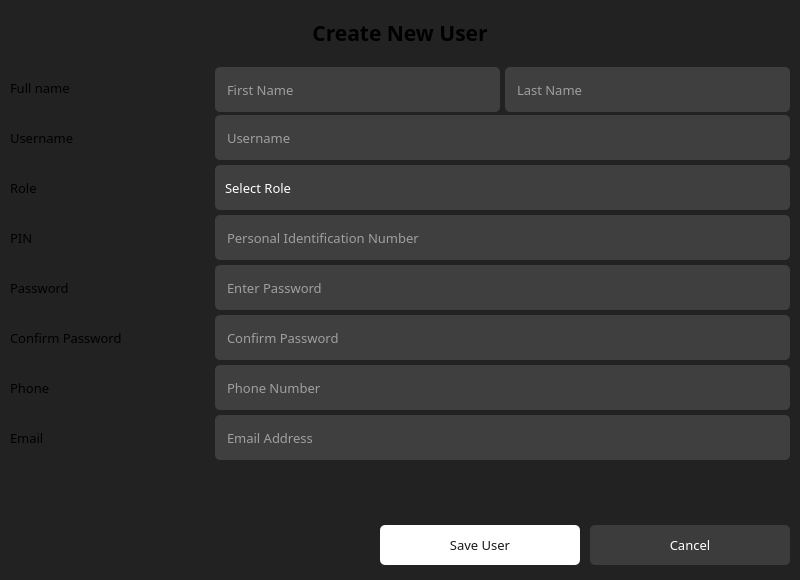
<?xml version="1.0" encoding="UTF-8"?>
<ui version="4.0">
 <class>NewUserDialog</class>
 <widget class="QDialog" name="NewUserDialog">
  <property name="windowModality">
   <enum>Qt::WindowModality::ApplicationModal</enum>
  </property>
  <property name="geometry">
   <rect>
    <x>0</x>
    <y>0</y>
    <width>800</width>
    <height>580</height>
   </rect>
  </property>
  <property name="minimumSize">
   <size>
    <width>800</width>
    <height>580</height>
   </size>
  </property>
  <property name="maximumSize">
   <size>
    <width>800</width>
    <height>580</height>
   </size>
  </property>
  <property name="windowTitle">
   <string>New User Form</string>
  </property>
  <property name="styleSheet">
   <string notr="true">#NewUserDialog {
	background-color: #222;
}
QWidget {
}
QPushButton {
	border: None;
	border-radius: 5px;
	background-color: #fff;
	color: #1a1a1a;
}</string>
  </property>
  <layout class="QVBoxLayout" name="verticalLayout">
   <property name="spacing">
    <number>10</number>
   </property>
   <property name="leftMargin">
    <number>10</number>
   </property>
   <property name="topMargin">
    <number>10</number>
   </property>
   <property name="rightMargin">
    <number>10</number>
   </property>
   <property name="bottomMargin">
    <number>10</number>
   </property>
   <item>
    <widget class="QLabel" name="lb_page_title">
     <property name="minimumSize">
      <size>
       <width>0</width>
       <height>45</height>
      </size>
     </property>
     <property name="maximumSize">
      <size>
       <width>16777215</width>
       <height>45</height>
      </size>
     </property>
     <property name="font">
      <font>
       <family>Lexend</family>
       <pointsize>16</pointsize>
       <bold>true</bold>
      </font>
     </property>
     <property name="text">
      <string>Create New User</string>
     </property>
     <property name="alignment">
      <set>Qt::AlignmentFlag::AlignCenter</set>
     </property>
    </widget>
   </item>
   <item>
    <widget class="QWidget" name="container" native="true">
     <layout class="QHBoxLayout" name="horizontalLayout">
      <property name="spacing">
       <number>5</number>
      </property>
      <property name="leftMargin">
       <number>0</number>
      </property>
      <property name="topMargin">
       <number>0</number>
      </property>
      <property name="rightMargin">
       <number>0</number>
      </property>
      <property name="bottomMargin">
       <number>0</number>
      </property>
      <item>
       <widget class="QWidget" name="wd_form_labels" native="true">
        <property name="minimumSize">
         <size>
          <width>200</width>
          <height>0</height>
         </size>
        </property>
        <property name="maximumSize">
         <size>
          <width>200</width>
          <height>16777215</height>
         </size>
        </property>
        <layout class="QVBoxLayout" name="verticalLayout_3">
         <property name="spacing">
          <number>5</number>
         </property>
         <property name="leftMargin">
          <number>0</number>
         </property>
         <property name="topMargin">
          <number>0</number>
         </property>
         <property name="rightMargin">
          <number>0</number>
         </property>
         <property name="bottomMargin">
          <number>0</number>
         </property>
         <item>
          <widget class="QLabel" name="lb_fullname">
           <property name="minimumSize">
            <size>
             <width>0</width>
             <height>45</height>
            </size>
           </property>
           <property name="maximumSize">
            <size>
             <width>16777215</width>
             <height>45</height>
            </size>
           </property>
           <property name="font">
            <font>
             <family>Lexend</family>
             <pointsize>10</pointsize>
            </font>
           </property>
           <property name="text">
            <string>Full name</string>
           </property>
          </widget>
         </item>
         <item>
          <widget class="QLabel" name="lb_username">
           <property name="minimumSize">
            <size>
             <width>0</width>
             <height>45</height>
            </size>
           </property>
           <property name="maximumSize">
            <size>
             <width>16777215</width>
             <height>45</height>
            </size>
           </property>
           <property name="font">
            <font>
             <family>Lexend</family>
             <pointsize>10</pointsize>
            </font>
           </property>
           <property name="text">
            <string>Username</string>
           </property>
          </widget>
         </item>
         <item>
          <widget class="QLabel" name="lb_role">
           <property name="minimumSize">
            <size>
             <width>0</width>
             <height>45</height>
            </size>
           </property>
           <property name="maximumSize">
            <size>
             <width>16777215</width>
             <height>45</height>
            </size>
           </property>
           <property name="font">
            <font>
             <family>Lexend</family>
             <pointsize>10</pointsize>
            </font>
           </property>
           <property name="text">
            <string>Role</string>
           </property>
          </widget>
         </item>
         <item>
          <widget class="QLabel" name="lb_pin">
           <property name="minimumSize">
            <size>
             <width>0</width>
             <height>45</height>
            </size>
           </property>
           <property name="maximumSize">
            <size>
             <width>16777215</width>
             <height>45</height>
            </size>
           </property>
           <property name="font">
            <font>
             <family>Lexend</family>
             <pointsize>10</pointsize>
            </font>
           </property>
           <property name="text">
            <string>PIN</string>
           </property>
          </widget>
         </item>
         <item>
          <widget class="QLabel" name="lb_password">
           <property name="minimumSize">
            <size>
             <width>0</width>
             <height>45</height>
            </size>
           </property>
           <property name="maximumSize">
            <size>
             <width>16777215</width>
             <height>45</height>
            </size>
           </property>
           <property name="font">
            <font>
             <family>Lexend</family>
             <pointsize>10</pointsize>
            </font>
           </property>
           <property name="text">
            <string>Password</string>
           </property>
          </widget>
         </item>
         <item>
          <widget class="QLabel" name="lb_password2">
           <property name="minimumSize">
            <size>
             <width>0</width>
             <height>45</height>
            </size>
           </property>
           <property name="maximumSize">
            <size>
             <width>16777215</width>
             <height>45</height>
            </size>
           </property>
           <property name="font">
            <font>
             <family>Lexend</family>
             <pointsize>10</pointsize>
            </font>
           </property>
           <property name="text">
            <string>Confirm Password</string>
           </property>
          </widget>
         </item>
         <item>
          <widget class="QLabel" name="lb_phone">
           <property name="minimumSize">
            <size>
             <width>0</width>
             <height>45</height>
            </size>
           </property>
           <property name="maximumSize">
            <size>
             <width>16777215</width>
             <height>45</height>
            </size>
           </property>
           <property name="font">
            <font>
             <family>Lexend</family>
             <pointsize>10</pointsize>
            </font>
           </property>
           <property name="text">
            <string>Phone</string>
           </property>
          </widget>
         </item>
         <item>
          <widget class="QLabel" name="lb_email">
           <property name="minimumSize">
            <size>
             <width>0</width>
             <height>45</height>
            </size>
           </property>
           <property name="maximumSize">
            <size>
             <width>16777215</width>
             <height>45</height>
            </size>
           </property>
           <property name="font">
            <font>
             <family>Lexend</family>
             <pointsize>10</pointsize>
            </font>
           </property>
           <property name="text">
            <string>Email</string>
           </property>
          </widget>
         </item>
         <item>
          <spacer name="verticalSpacer">
           <property name="orientation">
            <enum>Qt::Orientation::Vertical</enum>
           </property>
           <property name="sizeHint" stdset="0">
            <size>
             <width>20</width>
             <height>40</height>
            </size>
           </property>
          </spacer>
         </item>
        </layout>
       </widget>
      </item>
      <item>
       <widget class="QWidget" name="wd_form_edit" native="true">
        <property name="styleSheet">
         <string notr="true">#wd_form_edit QLineEdit, QComboBox {
	background-color: #3f3f3f;
	color: #fff;
	border: None;
	border-radius: 5px;
	padding-left: 10px;
}</string>
        </property>
        <layout class="QVBoxLayout" name="verticalLayout_2">
         <property name="spacing">
          <number>5</number>
         </property>
         <property name="leftMargin">
          <number>0</number>
         </property>
         <property name="topMargin">
          <number>0</number>
         </property>
         <property name="rightMargin">
          <number>0</number>
         </property>
         <property name="bottomMargin">
          <number>0</number>
         </property>
         <item>
          <widget class="QWidget" name="wd_fullname" native="true">
           <property name="minimumSize">
            <size>
             <width>0</width>
             <height>45</height>
            </size>
           </property>
           <property name="maximumSize">
            <size>
             <width>16777215</width>
             <height>40</height>
            </size>
           </property>
           <property name="styleSheet">
            <string notr="true"/>
           </property>
           <layout class="QHBoxLayout" name="horizontalLayout_3">
            <property name="spacing">
             <number>5</number>
            </property>
            <property name="leftMargin">
             <number>0</number>
            </property>
            <property name="topMargin">
             <number>0</number>
            </property>
            <property name="rightMargin">
             <number>0</number>
            </property>
            <property name="bottomMargin">
             <number>0</number>
            </property>
            <item>
             <widget class="QLineEdit" name="le_first_name">
              <property name="minimumSize">
               <size>
                <width>0</width>
                <height>45</height>
               </size>
              </property>
              <property name="maximumSize">
               <size>
                <width>16777215</width>
                <height>45</height>
               </size>
              </property>
              <property name="font">
               <font>
                <family>Lexend</family>
                <pointsize>10</pointsize>
               </font>
              </property>
              <property name="placeholderText">
               <string>First Name</string>
              </property>
             </widget>
            </item>
            <item>
             <widget class="QLineEdit" name="le_last_name">
              <property name="minimumSize">
               <size>
                <width>0</width>
                <height>45</height>
               </size>
              </property>
              <property name="maximumSize">
               <size>
                <width>16777215</width>
                <height>45</height>
               </size>
              </property>
              <property name="font">
               <font>
                <family>Lexend</family>
                <pointsize>10</pointsize>
               </font>
              </property>
              <property name="placeholderText">
               <string>Last Name</string>
              </property>
             </widget>
            </item>
           </layout>
          </widget>
         </item>
         <item>
          <widget class="QLineEdit" name="le_username">
           <property name="minimumSize">
            <size>
             <width>0</width>
             <height>45</height>
            </size>
           </property>
           <property name="maximumSize">
            <size>
             <width>16777215</width>
             <height>45</height>
            </size>
           </property>
           <property name="font">
            <font>
             <family>Lexend</family>
             <pointsize>10</pointsize>
            </font>
           </property>
           <property name="placeholderText">
            <string>Username</string>
           </property>
          </widget>
         </item>
         <item>
          <widget class="QComboBox" name="cb_role">
           <property name="minimumSize">
            <size>
             <width>0</width>
             <height>45</height>
            </size>
           </property>
           <property name="maximumSize">
            <size>
             <width>16777215</width>
             <height>45</height>
            </size>
           </property>
           <property name="font">
            <font>
             <family>Lexend</family>
             <pointsize>10</pointsize>
            </font>
           </property>
           <property name="styleSheet">
            <string notr="true">#cb_role {
	padding-left: 10px;
}
#cb_role::drop-down {
	border: None;
}
#cb_role::down-arrow {
	image: url(:/Icons/drop_arrow_white.svg);
	width: 20px;
	height: 20px;
	margin-right: 20px;
}
#cb_role::on {
	border: 1px solid #ccc;
}
#cb_role QListView {
	font-size: 18px;
	padding: 5px;
	background-color: #9f9f9f;
	border: 1px solid #1a1a1a;
	outline: None;
}
#cb_role QListView::item {
	background-color: #fff;
	padding-left: 10px;
}
#cb_role QListView::item:hover {
	background-color: #1e90ff;
}</string>
           </property>
           <item>
            <property name="text">
             <string>Select Role</string>
            </property>
           </item>
           <item>
            <property name="text">
             <string>Admin</string>
            </property>
           </item>
           <item>
            <property name="text">
             <string>Manager</string>
            </property>
           </item>
           <item>
            <property name="text">
             <string>Clerk</string>
            </property>
           </item>
          </widget>
         </item>
         <item>
          <widget class="QLineEdit" name="le_pin">
           <property name="minimumSize">
            <size>
             <width>0</width>
             <height>45</height>
            </size>
           </property>
           <property name="maximumSize">
            <size>
             <width>16777215</width>
             <height>45</height>
            </size>
           </property>
           <property name="font">
            <font>
             <family>Lexend</family>
             <pointsize>10</pointsize>
            </font>
           </property>
           <property name="placeholderText">
            <string>Personal Identification Number</string>
           </property>
          </widget>
         </item>
         <item>
          <widget class="QLineEdit" name="le_password">
           <property name="minimumSize">
            <size>
             <width>0</width>
             <height>45</height>
            </size>
           </property>
           <property name="maximumSize">
            <size>
             <width>16777215</width>
             <height>45</height>
            </size>
           </property>
           <property name="font">
            <font>
             <family>Lexend</family>
             <pointsize>10</pointsize>
            </font>
           </property>
           <property name="placeholderText">
            <string>Enter Password</string>
           </property>
          </widget>
         </item>
         <item>
          <widget class="QLineEdit" name="le_password2">
           <property name="minimumSize">
            <size>
             <width>0</width>
             <height>45</height>
            </size>
           </property>
           <property name="maximumSize">
            <size>
             <width>16777215</width>
             <height>45</height>
            </size>
           </property>
           <property name="font">
            <font>
             <family>Lexend</family>
             <pointsize>10</pointsize>
            </font>
           </property>
           <property name="placeholderText">
            <string>Confirm Password</string>
           </property>
          </widget>
         </item>
         <item>
          <widget class="QLineEdit" name="le_phone">
           <property name="minimumSize">
            <size>
             <width>0</width>
             <height>45</height>
            </size>
           </property>
           <property name="maximumSize">
            <size>
             <width>16777215</width>
             <height>45</height>
            </size>
           </property>
           <property name="font">
            <font>
             <family>Lexend</family>
             <pointsize>10</pointsize>
            </font>
           </property>
           <property name="placeholderText">
            <string>Phone Number</string>
           </property>
          </widget>
         </item>
         <item>
          <widget class="QLineEdit" name="le_email">
           <property name="minimumSize">
            <size>
             <width>0</width>
             <height>45</height>
            </size>
           </property>
           <property name="maximumSize">
            <size>
             <width>16777215</width>
             <height>45</height>
            </size>
           </property>
           <property name="font">
            <font>
             <family>Lexend</family>
             <pointsize>10</pointsize>
            </font>
           </property>
           <property name="placeholderText">
            <string>Email Address</string>
           </property>
          </widget>
         </item>
         <item>
          <spacer name="verticalSpacer_2">
           <property name="orientation">
            <enum>Qt::Orientation::Vertical</enum>
           </property>
           <property name="sizeHint" stdset="0">
            <size>
             <width>20</width>
             <height>40</height>
            </size>
           </property>
          </spacer>
         </item>
        </layout>
       </widget>
      </item>
     </layout>
    </widget>
   </item>
   <item>
    <widget class="QWidget" name="wd_form_buttons" native="true">
     <property name="minimumSize">
      <size>
       <width>0</width>
       <height>50</height>
      </size>
     </property>
     <property name="maximumSize">
      <size>
       <width>16777215</width>
       <height>50</height>
      </size>
     </property>
     <layout class="QHBoxLayout" name="horizontalLayout_2">
      <property name="spacing">
       <number>10</number>
      </property>
      <property name="leftMargin">
       <number>0</number>
      </property>
      <property name="topMargin">
       <number>0</number>
      </property>
      <property name="rightMargin">
       <number>0</number>
      </property>
      <property name="bottomMargin">
       <number>0</number>
      </property>
      <item>
       <spacer name="horizontalSpacer">
        <property name="orientation">
         <enum>Qt::Orientation::Horizontal</enum>
        </property>
        <property name="sizeHint" stdset="0">
         <size>
          <width>40</width>
          <height>20</height>
         </size>
        </property>
       </spacer>
      </item>
      <item>
       <widget class="QPushButton" name="pb_save">
        <property name="minimumSize">
         <size>
          <width>200</width>
          <height>40</height>
         </size>
        </property>
        <property name="maximumSize">
         <size>
          <width>200</width>
          <height>16777215</height>
         </size>
        </property>
        <property name="font">
         <font>
          <family>Lexend</family>
          <pointsize>10</pointsize>
         </font>
        </property>
        <property name="styleSheet">
         <string notr="true">#pb_save:hover {
	background-color: #9c9c9c;
}</string>
        </property>
        <property name="text">
         <string>Save User</string>
        </property>
       </widget>
      </item>
      <item>
       <widget class="QPushButton" name="pb_cancel">
        <property name="minimumSize">
         <size>
          <width>200</width>
          <height>40</height>
         </size>
        </property>
        <property name="maximumSize">
         <size>
          <width>200</width>
          <height>16777215</height>
         </size>
        </property>
        <property name="font">
         <font>
          <family>Lexend</family>
          <pointsize>10</pointsize>
         </font>
        </property>
        <property name="styleSheet">
         <string notr="true">#pb_cancel {
	background-color: #3c3c3c;
	color: white;
}
#pb_cancel:hover {
	background-color: #6c6c6c;
}</string>
        </property>
        <property name="text">
         <string>Cancel</string>
        </property>
       </widget>
      </item>
     </layout>
    </widget>
   </item>
  </layout>
 </widget>
 <resources>
  <include location="../../assets/images/icons.qrc"/>
 </resources>
 <connections/>
</ui>
